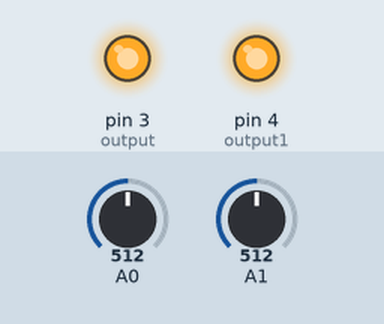
Simulated run of this sketch. Board: Arduino Uno, built with avr-gcc and run on an emulated ATmega328P. Shown: output pins drawn as LEDs (lit = HIGH). The test bench sets the inputs (shaded band); at power-on: A0 = 512, A1 = 512. What the sketch prints to the serial monitor is not drawn.

Above: at 1.2 s.
1.3 s: A0 set to 493
At 1.9 s:
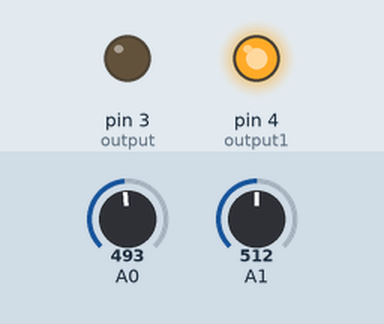
2.8 s: A1 set to 501
At 3.1 s:
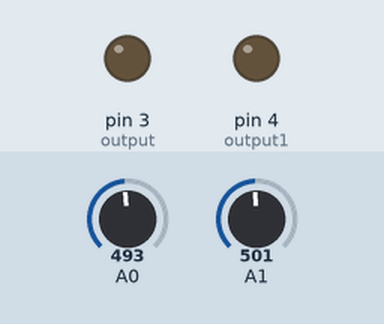
4.3 s: A0 set to 511
At 5.4 s:
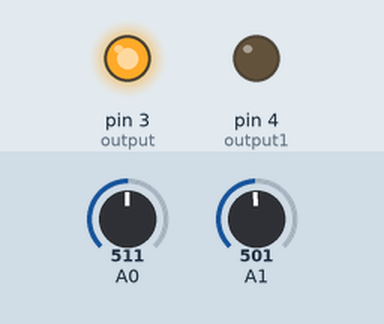
5.8 s: A0 set to 306
At 6.5 s:
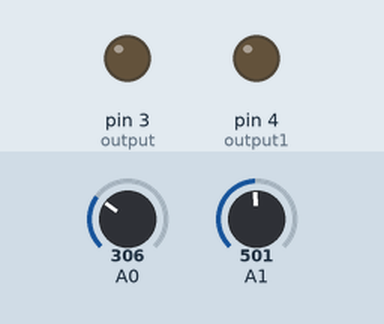
7.3 s: A0 set to 716
At 8.3 s:
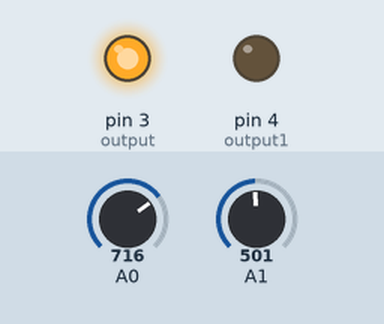
Timing chart, 0 to 10.3 s (numbered marks = the images above; inputs shaded):
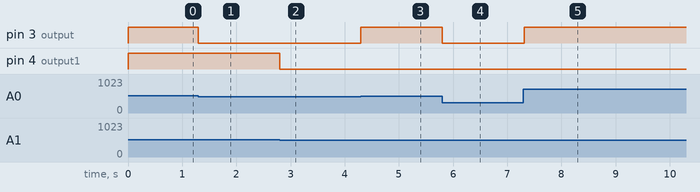

Measured:
- the behaviour switches between 510 and 509 on A0 (found by bisection; images 0 and 1)
- the behaviour switches between 510 and 509 on A1 (found by bisection; images 1 and 2)
- after the input at 1.3 s, pin 3 (output): HIGH → LOW at once
- after the input at 2.8 s, pin 4 (output1): HIGH → LOW at once
- after the input at 4.3 s, pin 3 (output): LOW → HIGH at once
- after the input at 5.8 s, pin 3 (output): HIGH → LOW at once
- after the input at 7.3 s, pin 3 (output): LOW → HIGH at once

The sketch:

edl_project.ino
```cpp
//int analogPin = A0;
int val = 0;
int val1 = 0;
int output = 3;
int output1 = 4;
float voltage = 1.0, voltage1 = 1.0,prev_voltage = 1.0, prev_voltage1 = 1.0;
int n=0, i=0;
float sum_freq=0, sum_phase=0;
float avg_freq=0, instant_avg=0;
float avg_phase=0, instant_avg_phase=0;
float start_time=512,start_time1=5, stop_time=610;
float freq, phase_degree=0, phase_degree2=0;
float peak_voltage=0, rms_voltage=0, min_voltage=0, actual_rms =0;

void setup() {
  // put your setup code here, to run once:

Serial.begin(9600);

pinMode(output, OUTPUT);

}

void loop() {
  // put your main code here, to run repeatedly:


 val = analogRead(A0);    // read the input pin
  val1 = analogRead(A1);    // read the input pin
voltage = (val/1023.0)*5.0;

voltage1 = (val1/1023.0)*5.0;
n+=1;
//sum+=voltage;
//avg = sum/n;

if (voltage>peak_voltage)
{
  peak_voltage = voltage;
  }
  if (voltage<min_voltage)
{
  min_voltage = voltage;
  }
rms_voltage = peak_voltage/1.414;

actual_rms = (peak_voltage*4.9/1.414+0.25)*18.4887;
//78 = 4.9*22.5/1.414;
int output_voltage = (voltage/5.0)*255;
int output_voltage1 = (voltage1/5.0)*255;
if (output_voltage>=127)
analogWrite(output, 255);
else if (output_voltage<127)
analogWrite(output, 0);

if (output_voltage1>=127)
analogWrite(output1, 255);
else if (output_voltage1<127)
analogWrite(output1, 0);

if (output_voltage>127 && prev_voltage<127)
//if (voltage>127)
{
  start_time= millis();

}

if (output_voltage<127&&prev_voltage>127)
{
  stop_time= millis();
// Serial.print("inside loop 2 ");             // debug value

  freq = 500/(stop_time-start_time);
}


if (output_voltage1>127&&prev_voltage1<127)
{
  start_time1= millis();
// Serial.print("inside loop 2 ");             // debug value
  phase_degree = 0.36*avg_freq*(start_time1 - start_time);
  phase_degree2 = 360-phase_degree;
}

prev_voltage = output_voltage;
prev_voltage1 = output_voltage1;
//analogWrite(output, output_voltage);
//
//Serial.print(" the current value is : ");             // debug value
//
//  Serial.print(voltage );             // debug value
//  Serial.print(" the output value is : ");             // debug value
//
//  Serial.println(output_voltage );             // debug value
//digitalWrite(output, HIGH);
//Serial.print(" the avg voltage is : ");             // debug value
//
//Serial.print(avg);             // debug value
if (n==1000){

 Serial.print(" voltage is : ");             // debug value
  Serial.print(val);             // debug value
 Serial.print(" rms_voltage is : ");             // debug value
  Serial.print(actual_rms);             // debug value
//  Serial.print(rms_voltage);             // debug value
Serial.print(" peak_voltage is : ");             // debug value

  Serial.print(peak_voltage );             // debug value

Serial.print(" min_voltage is : ");             // debug value

  Serial.println(min_voltage );             // debug value

  send_data();
//
//Serial.print(" output_voltage is : ");             // debug value
////
//  Serial.print(output_voltage );             // debug value
////
//Serial.print(" the value of n : ");             // debug value
//Serial.print(n);             // debug value
//Serial.print(" ");             // debug value
//Serial.print("start_time : ");             // debug value
//Serial.print(start_time);             // debug value
//Serial.print(" ");             // debug value
//Serial.print("stop_time : ");             // debug value
//Serial.print(stop_time);             // debug value
//Serial.print(n);             // debug value
//Serial.print("  freq : ");             // debug value
//Serial.print(freq);             // debug value
//Serial.print("  phase diff : ");             // debug value
//Serial.print(phase_degree);             // debug value
//Serial.print("  phase diff2 : ");             // debug value
//Serial.print(phase_degree2);             // debug value
//Serial.print("  instant avg : ");             // debug value
//Serial.print(instant_avg);             // debug value
//Serial.print("  i : ");             // debug value
//Serial.print(i);             // debug value
//Serial.print("  sum freq : ");             // debug value
//Serial.print(sum_freq);             // debug value

//Serial.print(" the time is : ");             // debug value
//
//Serial.println(millis());             // debug value
n=0;
peak_voltage=0;
    if (i<10)
  {
  sum_freq+=freq;
  if (phase_degree<phase_degree2)
  sum_phase+=phase_degree;
  else
  sum_phase+=phase_degree2;
  i+=1;
  instant_avg = sum_freq/i;

    }
else
{
  avg_freq = sum_freq/10;
  avg_phase = sum_phase/10;
  i=0;
  sum_freq=0;
  sum_phase=0;
//  Serial.print("  avg freq : ");             // debug value
//Serial.print(avg_freq);             // debug value
//  Serial.print("  avg phase : ");             // debug value
//Serial.println(avg_phase);             // debug value
  }

  }
//  Serial.println("hello");             // debug value
//delay(3);
}

void send_data(){

  Serial.end();
  Serial.begin(115200);
  delay(100);
  Serial.write("this is testing serial");
  delay(100);
  Serial.end();
  Serial.begin(9600);

  }
```
